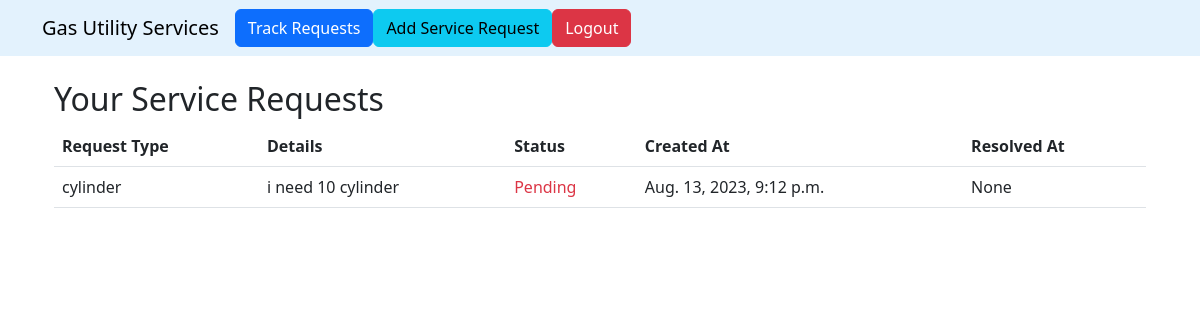
Screenshot of /service-requests/ (signed in) with the database file from the repository.
### service/models.py (models this page shows, shortened)
class ServiceRequest(models.Model):
    STATUS_CHOICES = (
        ('Pending', 'Pending'),
        ('In Progress', 'In Progress'),
        ('Resolved', 'Resolved'),
    )
    customer = models.ForeignKey(User, on_delete=models.CASCADE)
    request_type = models.CharField(max_length=100)
    details = models.TextField()
    proof = models.FileField(upload_to='proofs/', blank=True, null=True)
    status = models.CharField(max_length=20, choices=STATUS_CHOICES, default='Pending')
    created_at = models.DateTimeField(auto_now_add=True)
    resolved_at = models.DateTimeField(null=True, blank=True)

### service/views.py (the view)
# urls.py: path('service-requests/', views.service_request_list, name='service_request_list'),
@login_required
def service_request_list(request):
    user = request.user  # Get the logged-in user
    service_requests = ServiceRequest.objects.filter(customer=user)
    context = {'service_requests': service_requests}
    return render(request, 'service/service_request_list.html', context)

### service/templates/service/service_request_list.html (shortened to what this page needs)
{% extends 'service/base.html' %}
{% block extra_nav %}
<div class="navbar-nav me-auto mb-2 mb-lg-0 id=navbarNav">
    <ul class="navbar-nav ml-auto">
        <li class="nav-item">
            <a class="btn btn-primary" href="{% url 'service_request_list' %}">Track Requests</a>
        </li>
        <li class="nav-item">
            <a class="btn btn-info" href="{% url 'submit_service_request' %}">Add Service Request</a>
        </li>
    </ul>
    <ul class="navbar-nav ml-auto">
        <li class="nav-item">
            <form action="{% url 'logout' %}" method="post">
                <button type="submit" class="btn btn-danger">Logout</button>
            </form>
        </li>
    </ul>
</div>
{% endblock %}
{% block content %}
<div class="container mt-4">
    <h2>Your Service Requests</h2>
    <table class="table">
        <thead>
            <tr>
                <th>Request Type</th>
                <th>Details</th>
                <th>Status</th>
                <th>Created At</th>
                <th>Resolved At</th>
            </tr>
        </thead>
        <tbody>
            {% for request in service_requests %}
            <tr>
                <td>{{ request.request_type }}</td>
                <td>{{ request.details }}</td>
                <td>
                    {% if request.status == 'Pending' %}
                    <span class="text-danger">{{ request.status }}</span>
                    {% elif request.status == 'In Progress' %}
                    <span class="text-warning">{{ request.status }}</span>
                    {% else %}
                    <span class="text-success">{{ request.status }}</span>
                    {% endif %}
                </td>
                <td>{{ request.created_at }}</td>
                <td>{{ request.resolved_at }}</td>
            </tr>
            {% endfor %}
        </tbody>
    </table>
</div>
{% endblock %}

### rows the page displays
ServiceRequest: request_type "cylinder", details "i need 10 cylinder", status "Pending", created_at "Aug. 13, 2023, 9:12 p.m.", resolved_at "None"
